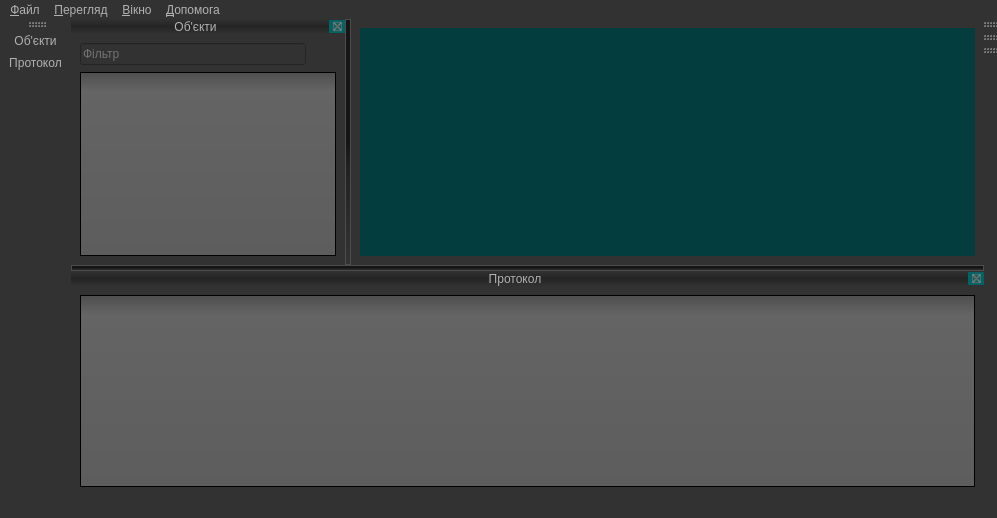
<?xml version="1.0" encoding="UTF-8"?>
<ui version="4.0">
 <author>Oleksandr Kozachuk. 2019</author>
 <class>MainWindow</class>
 <widget class="QMainWindow" name="MainWindow">
  <property name="windowModality">
   <enum>Qt::NonModal</enum>
  </property>
  <property name="enabled">
   <bool>true</bool>
  </property>
  <property name="geometry">
   <rect>
    <x>0</x>
    <y>0</y>
    <width>997</width>
    <height>518</height>
   </rect>
  </property>
  <property name="tabletTracking">
   <bool>false</bool>
  </property>
  <property name="focusPolicy">
   <enum>Qt::NoFocus</enum>
  </property>
  <property name="windowTitle">
   <string>Програмне забезпечення для аналізу даних.</string>
  </property>
  <property name="windowIcon">
   <iconset resource="../dataAnalysisRC.qrc">
    <normaloff>:/imgRc/images/mainWindow.png</normaloff>:/imgRc/images/mainWindow.png</iconset>
  </property>
  <property name="layoutDirection">
   <enum>Qt::LeftToRight</enum>
  </property>
  <property name="autoFillBackground">
   <bool>false</bool>
  </property>
  <property name="styleSheet">
   <string notr="true">QToolTip
{
     border: 1px solid black;
     background-color: #ffa02f;
     padding: 1px;
     border-radius: 3px;
     opacity: 100;
}

QWidget
{
    color: #b1b1b1;
    background-color: #323232;
}

QWidget:item:hover
{
    background-color: QLinearGradient( x1: 0, y1: 0, x2: 0, y2: 1, stop: 0 #ffa02f, stop: 1 #ca0619);
    color: #000000;
}

QWidget:item:selected
{
    background-color: QLinearGradient( x1: 0, y1: 0, x2: 0, y2: 1, stop: 0 #ffa02f, stop: 1 #d7801a);
}

QMenuBar::item
{
    background: transparent;
}

QMenuBar::item:selected
{
    background: transparent;
    border: 1px solid #ffaa00;
}

QMenuBar::item:pressed
{
    background: #444;
    border: 1px solid #000;
    background-color: QLinearGradient(
        x1:0, y1:0,
        x2:0, y2:1,
        stop:1 #212121,
        stop:0.4 #343434
    );
    margin-bottom:-1px;
    padding-bottom:1px;
}

QMenu
{
    border: 1px solid #000;
}

QMenu::item
{
    padding: 2px 20px 2px 20px;
}

QMenu::item:selected
{
    color: #000000;
}

QWidget:disabled
{
    color: #404040;
    background-color: #323232;
}

QAbstractItemView
{
    background-color: QLinearGradient( x1: 0, y1: 0, x2: 0, y2: 1, stop: 0 #4d4d4d, stop: 0.1 #646464, stop: 1 #5d5d5d);
}

QScrollBar:horizontal {
     border: 1px solid #222222;
     background: QLinearGradient( x1: 0, y1: 0, x2: 0, y2: 1, stop: 0.0 #121212, stop: 0.2 #282828, stop: 1 #484848);
     height: 7px;
     margin: 0px 16px 0 16px;
}

QScrollBar::handle:horizontal
{
      background: QLinearGradient( x1: 0, y1: 0, x2: 1, y2: 0, stop: 0 #ffa02f, stop: 0.5 #d7801a, stop: 1 #ffa02f);
      min-height: 20px;
      border-radius: 2px;
}

QScrollBar::add-line:horizontal {
      border: 1px solid #1b1b19;
      border-radius: 2px;
      background: QLinearGradient( x1: 0, y1: 0, x2: 1, y2: 0, stop: 0 #ffa02f, stop: 1 #d7801a);
      width: 14px;
      subcontrol-position: right;
      subcontrol-origin: margin;
}

QScrollBar::sub-line:horizontal {
      border: 1px solid #1b1b19;
      border-radius: 2px;
      background: QLinearGradient( x1: 0, y1: 0, x2: 1, y2: 0, stop: 0 #ffa02f, stop: 1 #d7801a);
      width: 14px;
     subcontrol-position: left;
     subcontrol-origin: margin;
}

QScrollBar::right-arrow:horizontal, QScrollBar::left-arrow:horizontal
{
      border: 1px solid black;
      width: 1px;
      height: 1px;
      background: white;
}

QScrollBar::add-page:horizontal, QScrollBar::sub-page:horizontal
{
      background: none;
}

QScrollBar:vertical
{
      background: QLinearGradient( x1: 0, y1: 0, x2: 1, y2: 0, stop: 0.0 #121212, stop: 0.2 #282828, stop: 1 #484848);
      width: 7px;
      margin: 16px 0 16px 0;
      border: 1px solid #222222;
}

QScrollBar::handle:vertical
{
      background: QLinearGradient( x1: 0, y1: 0, x2: 0, y2: 1, stop: 0 #ffa02f, stop: 0.5 #d7801a, stop: 1 #ffa02f);
      min-height: 20px;
      border-radius: 2px;
}

QScrollBar::add-line:vertical
{
      border: 1px solid #1b1b19;
      border-radius: 2px;
      background: QLinearGradient( x1: 0, y1: 0, x2: 0, y2: 1, stop: 0 #ffa02f, stop: 1 #d7801a);
      height: 14px;
      subcontrol-position: bottom;
      subcontrol-origin: margin;
}

QScrollBar::sub-line:vertical
{
      border: 1px solid #1b1b19;
      border-radius: 2px;
      background: QLinearGradient( x1: 0, y1: 0, x2: 0, y2: 1, stop: 0 #d7801a, stop: 1 #ffa02f);
      height: 14px;
      subcontrol-position: top;
      subcontrol-origin: margin;
}

QScrollBar::up-arrow:vertical, QScrollBar::down-arrow:vertical
{
      border: 1px solid black;
      width: 1px;
      height: 1px;
      background: white;
}


QScrollBar::add-page:vertical, QScrollBar::sub-page:vertical
{
      background: none;
}

QHeaderView::section
{
    background-color: QLinearGradient(x1:0, y1:0, x2:0, y2:1, stop:0 #616161, stop: 0.5 #505050, stop: 0.6 #434343, stop:1 #656565);
    color: white;
    padding-left: 4px;
    border: 1px solid #6c6c6c;
}

QDockWidget::title
{
    text-align: center;
    spacing: 3px;
    background-color: QLinearGradient(x1:0, y1:0, x2:0, y2:1, stop:0 #323232, stop: 0.5 #242424, stop:1 #323232);
}

QDockWidget::close-button, QDockWidget::float-button
{
    text-align: center;
    spacing: 1px;
	
	background-color: rgb(4, 98, 100);
}

QDockWidget::close-button:hover, QDockWidget::float-button:hover
{
    background: #242424;
}

QDockWidget::close-button:pressed, QDockWidget::float-button:pressed
{
    padding: 1px -1px -1px 1px;
}

QMainWindow::separator
{
    background-color: QLinearGradient(x1:0, y1:0, x2:0, y2:1, stop:0 #161616, stop: 0.5 #151515, stop: 0.6 #212121, stop:1 #343434);
    color: white;
    padding-left: 4px;
    border: 1px solid #4c4c4c;
    spacing: 3px;
}

QMainWindow::separator:hover
{

    background-color: QLinearGradient(x1:0, y1:0, x2:0, y2:1, stop:0 #d7801a, stop:0.5 #b56c17 stop:1 #ffa02f);
    color: white;
    padding-left: 4px;
    border: 1px solid #6c6c6c;
    spacing: 3px;
}

QToolBar::handle
{
     spacing: 3px;
     background: url(:/images/handle.png);
}

QMenu::separator
{
    height: 2px;
    background-color: QLinearGradient(x1:0, y1:0, x2:0, y2:1, stop:0 #161616, stop: 0.5 #151515, stop: 0.6 #212121, stop:1 #343434);
    color: white;
    padding-left: 4px;
    margin-left: 10px;
    margin-right: 5px;
}

QProgressBar
{
    border: 2px solid grey;
    border-radius: 5px;
    text-align: center;
}

QTabBar::tab {
    color: #b1b1b1;
    border: 1px solid #444;
    border-bottom-style: none;
    background-color: #323232;
    padding-left: 10px;
    padding-right: 10px;
    padding-top: 3px;
    padding-bottom: 2px;
    margin-right: -1px;
}

QTabWidget::pane {
    border: 1px solid #444;
    top: 1px;
}

QTabBar::tab:last
{
    margin-right: 0;
    border-top-right-radius: 3px;
}

QTabBar::tab:first:!selected
{
 margin-left: 0px;


    border-top-left-radius: 3px;
}

QTabBar::tab:!selected
{
    color: #b1b1b1;
    border-bottom-style: solid;
    margin-top: 3px;
    background-color: QLinearGradient(x1:0, y1:0, x2:0, y2:1, stop:1 #212121, stop:.4 #343434);
}

QTabBar::tab:selected
{
    border-top-left-radius: 3px;
    border-top-right-radius: 3px;
    margin-bottom: 0px;
}

QTabBar::tab:!selected:hover
{
    border-top-left-radius: 3px;
    border-top-right-radius: 3px;
    background-color: QLinearGradient(x1:0, y1:0, x2:0, y2:1, stop:1 #212121, stop:0.4 #343434, stop:0.2 #343434, stop:0.1 #ffaa00);
}
QToolBar
{
	
	border-color: rgb(136, 136, 136);
}
</string>
  </property>
  <property name="toolButtonStyle">
   <enum>Qt::ToolButtonIconOnly</enum>
  </property>
  <property name="documentMode">
   <bool>false</bool>
  </property>
  <property name="tabShape">
   <enum>QTabWidget::Rounded</enum>
  </property>
  <property name="dockNestingEnabled">
   <bool>false</bool>
  </property>
  <property name="unifiedTitleAndToolBarOnMac">
   <bool>false</bool>
  </property>
  <widget class="QWidget" name="centralwidget">
   <layout class="QGridLayout" name="gridLayout">
    <item row="0" column="0">
     <widget class="QMdiArea" name="mdiArea">
      <property name="autoFillBackground">
       <bool>false</bool>
      </property>
      <property name="styleSheet">
       <string notr="true"/>
      </property>
      <property name="frameShape">
       <enum>QFrame::NoFrame</enum>
      </property>
      <property name="frameShadow">
       <enum>QFrame::Plain</enum>
      </property>
      <property name="lineWidth">
       <number>1</number>
      </property>
      <property name="midLineWidth">
       <number>0</number>
      </property>
      <property name="verticalScrollBarPolicy">
       <enum>Qt::ScrollBarAsNeeded</enum>
      </property>
      <property name="horizontalScrollBarPolicy">
       <enum>Qt::ScrollBarAsNeeded</enum>
      </property>
      <property name="background">
       <brush brushstyle="SolidPattern">
        <color alpha="255">
         <red>3</red>
         <green>61</green>
         <blue>62</blue>
        </color>
       </brush>
      </property>
      <property name="activationOrder">
       <enum>QMdiArea::CreationOrder</enum>
      </property>
      <property name="viewMode">
       <enum>QMdiArea::SubWindowView</enum>
      </property>
      <property name="documentMode">
       <bool>false</bool>
      </property>
      <property name="tabsClosable">
       <bool>true</bool>
      </property>
      <property name="tabsMovable">
       <bool>true</bool>
      </property>
      <property name="tabShape">
       <enum>QTabWidget::Rounded</enum>
      </property>
     </widget>
    </item>
   </layout>
  </widget>
  <widget class="QStatusBar" name="statusbar"/>
  <widget class="QDockWidget" name="dockWidgetDataView">
   <property name="minimumSize">
    <size>
     <width>104</width>
     <height>111</height>
    </size>
   </property>
   <property name="accessibleName">
    <string/>
   </property>
   <property name="layoutDirection">
    <enum>Qt::LeftToRight</enum>
   </property>
   <property name="autoFillBackground">
    <bool>false</bool>
   </property>
   <property name="floating">
    <bool>false</bool>
   </property>
   <property name="windowTitle">
    <string>Об'єкти</string>
   </property>
   <attribute name="dockWidgetArea">
    <number>1</number>
   </attribute>
   <widget class="QWidget" name="dockWidgetContentsDataSet">
    <layout class="QGridLayout" name="gridLayout_3">
     <item row="0" column="1">
      <widget class="QToolButton" name="toolButtonObjectsSettings">
       <property name="contextMenuPolicy">
        <enum>Qt::DefaultContextMenu</enum>
       </property>
       <property name="toolTip">
        <string>Додаткові налаштування даних</string>
       </property>
       <property name="autoFillBackground">
        <bool>false</bool>
       </property>
       <property name="text">
        <string/>
       </property>
       <property name="icon">
        <iconset resource="../dataAnalysisRC.qrc">
         <normaloff>:/imgRc/images/moreOperationsOnData.png</normaloff>:/imgRc/images/moreOperationsOnData.png</iconset>
       </property>
       <property name="popupMode">
        <enum>QToolButton::InstantPopup</enum>
       </property>
       <property name="toolButtonStyle">
        <enum>Qt::ToolButtonIconOnly</enum>
       </property>
       <property name="autoRaise">
        <bool>true</bool>
       </property>
      </widget>
     </item>
     <item row="0" column="0">
      <widget class="QLineEdit" name="lineEditFilter">
       <property name="inputMask">
        <string/>
       </property>
       <property name="text">
        <string/>
       </property>
       <property name="placeholderText">
        <string>Фільтр</string>
       </property>
      </widget>
     </item>
     <item row="1" column="0" colspan="2">
      <widget class="QListView" name="listViewObjects">
       <property name="frameShape">
        <enum>QFrame::StyledPanel</enum>
       </property>
       <property name="frameShadow">
        <enum>QFrame::Sunken</enum>
       </property>
      </widget>
     </item>
    </layout>
   </widget>
  </widget>
  <widget class="QMenuBar" name="menubar">
   <property name="geometry">
    <rect>
     <x>0</x>
     <y>0</y>
     <width>997</width>
     <height>21</height>
    </rect>
   </property>
   <widget class="QMenu" name="menuFile">
    <property name="title">
     <string>&amp;Файл</string>
    </property>
    <addaction name="actionOpen"/>
    <addaction name="actionSave"/>
    <addaction name="separator"/>
    <addaction name="actionConvertToCSV"/>
    <addaction name="separator"/>
    <addaction name="actionExit"/>
   </widget>
   <widget class="QMenu" name="menuNelp">
    <property name="title">
     <string>&amp;Допомога</string>
    </property>
    <addaction name="actionDataAnalysisHelp"/>
    <addaction name="actionUsage"/>
   </widget>
   <widget class="QMenu" name="menuView">
    <property name="title">
     <string>&amp;Перегляд</string>
    </property>
    <addaction name="actionDataView"/>
    <addaction name="actionProtocolRender"/>
   </widget>
   <widget class="QMenu" name="menuAnalysisTools">
    <property name="title">
     <string>&amp;Вікно</string>
    </property>
    <addaction name="actionCloseAll"/>
   </widget>
   <addaction name="menuFile"/>
   <addaction name="menuView"/>
   <addaction name="menuAnalysisTools"/>
   <addaction name="menuNelp"/>
  </widget>
  <widget class="QDockWidget" name="dockWidgetProtocol">
   <property name="tabletTracking">
    <bool>false</bool>
   </property>
   <property name="focusPolicy">
    <enum>Qt::NoFocus</enum>
   </property>
   <property name="floating">
    <bool>false</bool>
   </property>
   <property name="features">
    <set>QDockWidget::AllDockWidgetFeatures</set>
   </property>
   <property name="windowTitle">
    <string>Протокол</string>
   </property>
   <attribute name="dockWidgetArea">
    <number>8</number>
   </attribute>
   <widget class="QWidget" name="dockWidgetContentsProtocol">
    <layout class="QGridLayout" name="gridLayout_2">
     <item row="0" column="0">
      <widget class="QTreeView" name="treeViewProtocol"/>
     </item>
    </layout>
   </widget>
  </widget>
  <widget class="QToolBar" name="toolBarViewActions">
   <property name="windowTitle">
    <string>toolBar</string>
   </property>
   <attribute name="toolBarArea">
    <enum>LeftToolBarArea</enum>
   </attribute>
   <attribute name="toolBarBreak">
    <bool>false</bool>
   </attribute>
   <addaction name="actionDataView"/>
   <addaction name="actionProtocolRender"/>
  </widget>
  <widget class="QToolBar" name="toolBar1DAnalysis">
   <property name="windowTitle">
    <string/>
   </property>
   <property name="styleSheet">
    <string notr="true"/>
   </property>
   <attribute name="toolBarArea">
    <enum>RightToolBarArea</enum>
   </attribute>
   <attribute name="toolBarBreak">
    <bool>true</bool>
   </attribute>
  </widget>
  <widget class="QToolBar" name="toolBar2DAnalysis">
   <property name="windowTitle">
    <string/>
   </property>
   <attribute name="toolBarArea">
    <enum>RightToolBarArea</enum>
   </attribute>
   <attribute name="toolBarBreak">
    <bool>false</bool>
   </attribute>
  </widget>
  <widget class="QToolBar" name="toolBarMultiDimAnalysis">
   <property name="windowTitle">
    <string/>
   </property>
   <attribute name="toolBarArea">
    <enum>RightToolBarArea</enum>
   </attribute>
   <attribute name="toolBarBreak">
    <bool>false</bool>
   </attribute>
  </widget>
  <action name="actionOpen">
   <property name="icon">
    <iconset resource="../dataAnalysisRC.qrc">
     <normaloff>:/imgRc/images/inbox.png</normaloff>:/imgRc/images/inbox.png</iconset>
   </property>
   <property name="text">
    <string>Відкрити...</string>
   </property>
   <property name="shortcut">
    <string>Ctrl+O</string>
   </property>
  </action>
  <action name="actionExit">
   <property name="text">
    <string>Вийти</string>
   </property>
  </action>
  <action name="actionDataAnalysisHelp">
   <property name="text">
    <string>Про програму</string>
   </property>
  </action>
  <action name="actionUsage">
   <property name="text">
    <string>Як використовувати</string>
   </property>
   <property name="shortcut">
    <string>Ctrl+U</string>
   </property>
  </action>
  <action name="actionSave">
   <property name="icon">
    <iconset resource="../dataAnalysisRC.qrc">
     <normaloff>:/imgRc/images/outbox.png</normaloff>:/imgRc/images/outbox.png</iconset>
   </property>
   <property name="text">
    <string>Зберегти</string>
   </property>
   <property name="shortcut">
    <string>Ctrl+S</string>
   </property>
  </action>
  <action name="actionDataView">
   <property name="checkable">
    <bool>true</bool>
   </property>
   <property name="checked">
    <bool>false</bool>
   </property>
   <property name="icon">
    <iconset resource="../dataAnalysisRC.qrc">
     <normaloff>:/imgRc/images/objects.png</normaloff>:/imgRc/images/objects.png</iconset>
   </property>
   <property name="text">
    <string>Об'єкти</string>
   </property>
   <property name="shortcut">
    <string>Ctrl+D</string>
   </property>
  </action>
  <action name="actionProtocolRender">
   <property name="checkable">
    <bool>true</bool>
   </property>
   <property name="checked">
    <bool>false</bool>
   </property>
   <property name="icon">
    <iconset resource="../dataAnalysisRC.qrc">
     <normaloff>:/imgRc/images/protocol.png</normaloff>:/imgRc/images/protocol.png</iconset>
   </property>
   <property name="text">
    <string>Протокол</string>
   </property>
   <property name="shortcut">
    <string>Ctrl+F</string>
   </property>
  </action>
  <action name="actionCloseAll">
   <property name="icon">
    <iconset resource="../dataAnalysisRC.qrc">
     <normaloff>:/imgRc/images/close.png</normaloff>:/imgRc/images/close.png</iconset>
   </property>
   <property name="text">
    <string>Приховати відкрите</string>
   </property>
   <property name="shortcut">
    <string>Ctrl+E</string>
   </property>
  </action>
  <action name="actionPrimaryAnalysis">
   <property name="icon">
    <iconset resource="../dataAnalysisRC.qrc">
     <normaloff>:/imgRc/images/primaryAnalysis.png</normaloff>:/imgRc/images/primaryAnalysis.png</iconset>
   </property>
   <property name="text">
    <string>Провести первинний статистичний аналіз</string>
   </property>
  </action>
  <action name="actionDeleteObjects">
   <property name="icon">
    <iconset resource="../dataAnalysisRC.qrc">
     <normaloff>:/imgRc/images/minus.png</normaloff>:/imgRc/images/minus.png</iconset>
   </property>
   <property name="text">
    <string>Видалити об'єкт</string>
   </property>
  </action>
  <action name="actionPreviewObjects">
   <property name="icon">
    <iconset resource="../dataAnalysisRC.qrc">
     <normaloff>:/imgRc/images/previewData.png</normaloff>:/imgRc/images/previewData.png</iconset>
   </property>
   <property name="text">
    <string>Огляд даних</string>
   </property>
  </action>
  <action name="actionShiftData">
   <property name="text">
    <string>Зсув даних</string>
   </property>
  </action>
  <action name="actionLogData">
   <property name="text">
    <string>Логарифмувати дані</string>
   </property>
  </action>
  <action name="actionStandartizeData">
   <property name="text">
    <string>Стандартизувати дані</string>
   </property>
  </action>
  <action name="actionDeleteAbnormalData">
   <property name="text">
    <string>Видалити аномальні спостереження</string>
   </property>
  </action>
  <action name="actionConvertToCSV">
   <property name="icon">
    <iconset resource="../dataAnalysisRC.qrc">
     <normaloff>:/imgRc/images/convert.png</normaloff>:/imgRc/images/convert.png</iconset>
   </property>
   <property name="text">
    <string>Конвертувати у csv</string>
   </property>
  </action>
  <action name="actionSelectAll">
   <property name="text">
    <string>Обрати усі</string>
   </property>
  </action>
  <action name="actionMatrixScatterDiagrams">
   <property name="text">
    <string>Матриця діаграм розкиду</string>
   </property>
  </action>
  <action name="actionDiagramParallelCoordinates">
   <property name="text">
    <string>Діаграма паралельних координат</string>
   </property>
  </action>
  <action name="actionBubbleDiagram">
   <property name="text">
    <string>Бульшакова діаграма</string>
   </property>
  </action>
  <action name="actionDiagnosticChart">
   <property name="text">
    <string>Діагностична діаграма</string>
   </property>
  </action>
  <action name="actionRegressionAnalysis">
   <property name="icon">
    <iconset resource="../dataAnalysisRC.qrc">
     <normaloff>:/imgRc/images/regression.png</normaloff>:/imgRc/images/regression.png</iconset>
   </property>
   <property name="text">
    <string>Регресійний аналіз</string>
   </property>
  </action>
  <action name="actionPartialCorrelationCoefficient">
   <property name="text">
    <string>Частковий коефіцієнт кореляції</string>
   </property>
  </action>
  <action name="actionMultipleCorrelationCoefficient">
   <property name="text">
    <string>Множинний коефіцієнт кореляції</string>
   </property>
  </action>
  <action name="actionPCA">
   <property name="icon">
    <iconset resource="../dataAnalysisRC.qrc">
     <normaloff>:/imgRc/images/PCA.png</normaloff>:/imgRc/images/PCA.png</iconset>
   </property>
   <property name="text">
    <string>Застосувати МГК</string>
   </property>
   <property name="toolTip">
    <string>Метод головних компонент</string>
   </property>
  </action>
  <action name="actionFactorAnalysis">
   <property name="icon">
    <iconset resource="../dataAnalysisRC.qrc">
     <normaloff>:/imgRc/images/factor.png</normaloff>:/imgRc/images/factor.png</iconset>
   </property>
   <property name="text">
    <string>Факторний аналіз</string>
   </property>
  </action>
 </widget>
 <resources>
  <include location="../dataAnalysisRC.qrc"/>
 </resources>
 <connections>
  <connection>
   <sender>actionDataView</sender>
   <signal>toggled(bool)</signal>
   <receiver>dockWidgetDataView</receiver>
   <slot>setVisible(bool)</slot>
   <hints>
    <hint type="sourcelabel">
     <x>-1</x>
     <y>-1</y>
    </hint>
    <hint type="destinationlabel">
     <x>79</x>
     <y>265</y>
    </hint>
   </hints>
  </connection>
  <connection>
   <sender>actionProtocolRender</sender>
   <signal>toggled(bool)</signal>
   <receiver>dockWidgetProtocol</receiver>
   <slot>setVisible(bool)</slot>
   <hints>
    <hint type="sourcelabel">
     <x>-1</x>
     <y>-1</y>
    </hint>
    <hint type="destinationlabel">
     <x>814</x>
     <y>265</y>
    </hint>
   </hints>
  </connection>
  <connection>
   <sender>dockWidgetProtocol</sender>
   <signal>visibilityChanged(bool)</signal>
   <receiver>actionProtocolRender</receiver>
   <slot>setChecked(bool)</slot>
   <hints>
    <hint type="sourcelabel">
     <x>814</x>
     <y>265</y>
    </hint>
    <hint type="destinationlabel">
     <x>-1</x>
     <y>-1</y>
    </hint>
   </hints>
  </connection>
  <connection>
   <sender>dockWidgetDataView</sender>
   <signal>visibilityChanged(bool)</signal>
   <receiver>actionDataView</receiver>
   <slot>setChecked(bool)</slot>
   <hints>
    <hint type="sourcelabel">
     <x>79</x>
     <y>265</y>
    </hint>
    <hint type="destinationlabel">
     <x>-1</x>
     <y>-1</y>
    </hint>
   </hints>
  </connection>
  <connection>
   <sender>actionCloseAll</sender>
   <signal>triggered(bool)</signal>
   <receiver>dockWidgetDataView</receiver>
   <slot>setVisible(bool)</slot>
   <hints>
    <hint type="sourcelabel">
     <x>-1</x>
     <y>-1</y>
    </hint>
    <hint type="destinationlabel">
     <x>146</x>
     <y>277</y>
    </hint>
   </hints>
  </connection>
  <connection>
   <sender>actionCloseAll</sender>
   <signal>triggered(bool)</signal>
   <receiver>dockWidgetProtocol</receiver>
   <slot>setVisible(bool)</slot>
   <hints>
    <hint type="sourcelabel">
     <x>-1</x>
     <y>-1</y>
    </hint>
    <hint type="destinationlabel">
     <x>849</x>
     <y>277</y>
    </hint>
   </hints>
  </connection>
  <connection>
   <sender>actionExit</sender>
   <signal>triggered()</signal>
   <receiver>MainWindow</receiver>
   <slot>close()</slot>
   <hints>
    <hint type="sourcelabel">
     <x>-1</x>
     <y>-1</y>
    </hint>
    <hint type="destinationlabel">
     <x>498</x>
     <y>258</y>
    </hint>
   </hints>
  </connection>
 </connections>
</ui>
